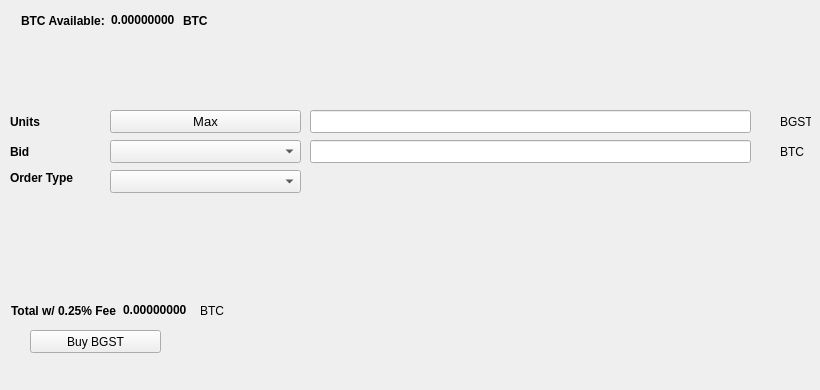
   <widget class="QWidget" name="BuyTab">
    <attribute name="title">
     <string>Buy</string>
    </attribute>
    <widget class="QPushButton" name="BuyBGST">
     <property name="geometry">
      <rect>
       <x>30</x>
       <y>330</y>
       <width>131</width>
       <height>23</height>
      </rect>
     </property>
     <property name="text">
      <string>Buy BGST</string>
     </property>
     <property name="icon">
      <iconset resource="../stotinka.qrc">
       <normaloff>:/icons/bitcoin</normaloff>:/icons/bitcoin</iconset>
     </property>
    </widget>
    <widget class="QLabel" name="label_3">
     <property name="geometry">
      <rect>
       <x>10</x>
       <y>110</y>
       <width>46</width>
       <height>23</height>
      </rect>
     </property>
     <property name="font">
      <font>
       <weight>75</weight>
       <bold>true</bold>
      </font>
     </property>
     <property name="text">
      <string>Units</string>
     </property>
    </widget>
    <widget class="QLineEdit" name="UnitsInput">
     <property name="geometry">
      <rect>
       <x>310</x>
       <y>110</y>
       <width>441</width>
       <height>23</height>
      </rect>
     </property>
     <property name="font">
      <font>
       <pointsize>9</pointsize>
       <weight>75</weight>
       <bold>true</bold>
      </font>
     </property>
    </widget>
    <widget class="QLineEdit" name="BuyBidPriceEdit">
     <property name="geometry">
      <rect>
       <x>310</x>
       <y>140</y>
       <width>441</width>
       <height>23</height>
      </rect>
     </property>
     <property name="font">
      <font>
       <pointsize>9</pointsize>
       <weight>75</weight>
       <bold>true</bold>
      </font>
     </property>
    </widget>
    <widget class="QLabel" name="label_4">
     <property name="geometry">
      <rect>
       <x>780</x>
       <y>110</y>
       <width>31</width>
       <height>23</height>
      </rect>
     </property>
     <property name="text">
      <string>BGST</string>
     </property>
    </widget>
    <widget class="QLabel" name="label_5">
     <property name="geometry">
      <rect>
       <x>780</x>
       <y>140</y>
       <width>31</width>
       <height>23</height>
      </rect>
     </property>
     <property name="text">
      <string>BTC</string>
     </property>
    </widget>
    <widget class="QLabel" name="label_6">
     <property name="geometry">
      <rect>
       <x>10</x>
       <y>140</y>
       <width>46</width>
       <height>23</height>
      </rect>
     </property>
     <property name="font">
      <font>
       <weight>75</weight>
       <bold>true</bold>
      </font>
     </property>
     <property name="text">
      <string>Bid</string>
     </property>
    </widget>
    <widget class="QLabel" name="label_7">
     <property name="geometry">
      <rect>
       <x>10</x>
       <y>170</y>
       <width>91</width>
       <height>16</height>
      </rect>
     </property>
     <property name="font">
      <font>
       <weight>75</weight>
       <bold>true</bold>
      </font>
     </property>
     <property name="text">
      <string>Order Type</string>
     </property>
    </widget>
    <widget class="QPushButton" name="Buy_Max_Amount">
     <property name="geometry">
      <rect>
       <x>110</x>
       <y>110</y>
       <width>191</width>
       <height>23</height>
      </rect>
     </property>
     <property name="font">
      <font>
       <pointsize>10</pointsize>
      </font>
     </property>
     <property name="text">
      <string>Max</string>
     </property>
    </widget>
    <widget class="QComboBox" name="BuyBidcomboBox">
     <property name="geometry">
      <rect>
       <x>110</x>
       <y>140</y>
       <width>191</width>
       <height>23</height>
      </rect>
     </property>
     <property name="font">
      <font>
       <pointsize>10</pointsize>
      </font>
     </property>
    </widget>
    <widget class="QComboBox" name="buyOrdertypeCombo">
     <property name="geometry">
      <rect>
       <x>110</x>
       <y>170</y>
       <width>191</width>
       <height>23</height>
      </rect>
     </property>
     <property name="font">
      <font>
       <pointsize>10</pointsize>
      </font>
     </property>
    </widget>
    <widget class="QWidget" name="layoutWidget1">
     <property name="geometry">
      <rect>
       <x>21</x>
       <y>11</y>
       <width>227</width>
       <height>19</height>
      </rect>
     </property>
     <layout class="QHBoxLayout" name="horizontalLayout_3">
      <item>
       <widget class="QLabel" name="label232">
        <property name="font">
         <font>
          <weight>75</weight>
          <bold>true</bold>
         </font>
        </property>
        <property name="text">
         <string>BTC Available:</string>
        </property>
       </widget>
      </item>
      <item>
       <widget class="QLabel" name="BtcAvailableLbl">
        <property name="palette">
         <palette>
          <active>
           <colorrole role="WindowText">
            <brush brushstyle="SolidPattern">
             <color alpha="255">
              <red>0</red>
              <green>0</green>
              <blue>0</blue>
             </color>
            </brush>
           </colorrole>
           <colorrole role="Button">
            <brush brushstyle="SolidPattern">
             <color alpha="255">
              <red>0</red>
              <green>170</green>
              <blue>0</blue>
             </color>
            </brush>
           </colorrole>
           <colorrole role="Light">
            <brush brushstyle="SolidPattern">
             <color alpha="255">
              <red>0</red>
              <green>255</green>
              <blue>0</blue>
             </color>
            </brush>
           </colorrole>
           <colorrole role="Midlight">
            <brush brushstyle="SolidPattern">
             <color alpha="255">
              <red>0</red>
              <green>212</green>
              <blue>0</blue>
             </color>
            </brush>
           </colorrole>
           <colorrole role="Dark">
            <brush brushstyle="SolidPattern">
             <color alpha="255">
              <red>0</red>
              <green>85</green>
              <blue>0</blue>
             </color>
            </brush>
           </colorrole>
           <colorrole role="Mid">
            <brush brushstyle="SolidPattern">
             <color alpha="255">
              <red>0</red>
              <green>113</green>
              <blue>0</blue>
             </color>
            </brush>
           </colorrole>
           <colorrole role="Text">
            <brush brushstyle="SolidPattern">
             <color alpha="255">
              <red>0</red>
              <green>170</green>
              <blue>0</blue>
             </color>
            </brush>
           </colorrole>
           <colorrole role="BrightText">
            <brush brushstyle="SolidPattern">
             <color alpha="255">
              <red>255</red>
              <green>255</green>
              <blue>255</blue>
             </color>
            </brush>
           </colorrole>
           <colorrole role="ButtonText">
            <brush brushstyle="SolidPattern">
             <color alpha="255">
              <red>0</red>
              <green>0</green>
              <blue>0</blue>
             </color>
            </brush>
           </colorrole>
           <colorrole role="Base">
            <brush brushstyle="SolidPattern">
             <color alpha="255">
              <red>255</red>
              <green>255</green>
              <blue>255</blue>
             </color>
            </brush>
           </colorrole>
           <colorrole role="Window">
            <brush brushstyle="SolidPattern">
             <color alpha="255">
              <red>0</red>
              <green>170</green>
              <blue>0</blue>
             </color>
            </brush>
           </colorrole>
           <colorrole role="Shadow">
            <brush brushstyle="SolidPattern">
             <color alpha="255">
              <red>0</red>
              <green>0</green>
              <blue>0</blue>
             </color>
            </brush>
           </colorrole>
           <colorrole role="AlternateBase">
            <brush brushstyle="SolidPattern">
             <color alpha="255">
              <red>127</red>
              <green>212</green>
              <blue>127</blue>
             </color>
            </brush>
           </colorrole>
           <colorrole role="ToolTipBase">
            <brush brushstyle="SolidPattern">
             <color alpha="255">
              <red>255</red>
              <green>255</green>
              <blue>220</blue>
             </color>
            </brush>
           </colorrole>
           <colorrole role="ToolTipText">
            <brush brushstyle="SolidPattern">
             <color alpha="255">
              <red>0</red>
              <green>0</green>
              <blue>0</blue>
             </color>
            </brush>
           </colorrole>
          </active>
          <inactive>
           <colorrole role="WindowText">
            <brush brushstyle="SolidPattern">
             <color alpha="255">
              <red>0</red>
              <green>0</green>
              <blue>0</blue>
             </color>
            </brush>
           </colorrole>
           <colorrole role="Button">
            <brush brushstyle="SolidPattern">
             <color alpha="255">
              <red>0</red>
              <green>170</green>
              <blue>0</blue>
             </color>
            </brush>
           </colorrole>
           <colorrole role="Light">
            <brush brushstyle="SolidPattern">
             <color alpha="255">
              <red>0</red>
              <green>255</green>
              <blue>0</blue>
             </color>
            </brush>
           </colorrole>
           <colorrole role="Midlight">
            <brush brushstyle="SolidPattern">
             <color alpha="255">
              <red>0</red>
              <green>212</green>
              <blue>0</blue>
             </color>
            </brush>
           </colorrole>
           <colorrole role="Dark">
            <brush brushstyle="SolidPattern">
             <color alpha="255">
              <red>0</red>
              <green>85</green>
              <blue>0</blue>
             </color>
            </brush>
           </colorrole>
           <colorrole role="Mid">
            <brush brushstyle="SolidPattern">
             <color alpha="255">
              <red>0</red>
              <green>113</green>
              <blue>0</blue>
             </color>
            </brush>
           </colorrole>
           <colorrole role="Text">
            <brush brushstyle="SolidPattern">
             <color alpha="255">
              <red>0</red>
              <green>170</green>
              <blue>0</blue>
             </color>
            </brush>
           </colorrole>
           <colorrole role="BrightText">
            <brush brushstyle="SolidPattern">
             <color alpha="255">
              <red>255</red>
              <green>255</green>
              <blue>255</blue>
             </color>
            </brush>
           </colorrole>
           <colorrole role="ButtonText">
            <brush brushstyle="SolidPattern">
             <color alpha="255">
              <red>0</red>
              <green>0</green>
              <blue>0</blue>
             </color>
            </brush>
           </colorrole>
           <colorrole role="Base">
            <brush brushstyle="SolidPattern">
             <color alpha="255">
              <red>255</red>
              <green>255</green>
              <blue>255</blue>
             </color>
            </brush>
           </colorrole>
           <colorrole role="Window">
            <brush brushstyle="SolidPattern">
             <color alpha="255">
              <red>0</red>
              <green>170</green>
              <blue>0</blue>
             </color>
            </brush>
           </colorrole>
           <colorrole role="Shadow">
            <brush brushstyle="SolidPattern">
             <color alpha="255">
              <red>0</red>
              <green>0</green>
              <blue>0</blue>
             </color>
            </brush>
           </colorrole>
           <colorrole role="AlternateBase">
            <brush brushstyle="SolidPattern">
             <color alpha="255">
              <red>127</red>
              <green>212</green>
              <blue>127</blue>
             </color>
            </brush>
           </colorrole>
           <colorrole role="ToolTipBase">
            <brush brushstyle="SolidPattern">
             <color alpha="255">
              <red>255</red>
              <green>255</green>
              <blue>220</blue>
             </color>
            </brush>
           </colorrole>
           <colorrole role="ToolTipText">
            <brush brushstyle="SolidPattern">
             <color alpha="255">
              <red>0</red>
              <green>0</green>
              <blue>0</blue>
             </color>
            </brush>
           </colorrole>
          </inactive>
          <disabled>
           <colorrole role="WindowText">
            <brush brushstyle="SolidPattern">
             <color alpha="255">
              <red>0</red>
              <green>85</green>
              <blue>0</blue>
             </color>
            </brush>
           </colorrole>
           <colorrole role="Button">
            <brush brushstyle="SolidPattern">
             <color alpha="255">
              <red>0</red>
              <green>170</green>
              <blue>0</blue>
             </color>
            </brush>
           </colorrole>
           <colorrole role="Light">
            <brush brushstyle="SolidPattern">
             <color alpha="255">
              <red>0</red>
              <green>255</green>
              <blue>0</blue>
             </color>
            </brush>
           </colorrole>
           <colorrole role="Midlight">
            <brush brushstyle="SolidPattern">
             <color alpha="255">
              <red>0</red>
              <green>212</green>
              <blue>0</blue>
             </color>
            </brush>
           </colorrole>
           <colorrole role="Dark">
            <brush brushstyle="SolidPattern">
             <color alpha="255">
              <red>0</red>
              <green>85</green>
              <blue>0</blue>
             </color>
            </brush>
           </colorrole>
           <colorrole role="Mid">
            <brush brushstyle="SolidPattern">
             <color alpha="255">
              <red>0</red>
              <green>113</green>
              <blue>0</blue>
             </color>
            </brush>
           </colorrole>
           <colorrole role="Text">
            <brush brushstyle="SolidPattern">
             <color alpha="255">
              <red>0</red>
              <green>85</green>
              <blue>0</blue>
             </color>
            </brush>
           </colorrole>
           <colorrole role="BrightText">
            <brush brushstyle="SolidPattern">
             <color alpha="255">
              <red>255</red>
              <green>255</green>
              <blue>255</blue>
             </color>
            </brush>
           </colorrole>
           <colorrole role="ButtonText">
            <brush brushstyle="SolidPattern">
             <color alpha="255">
              <red>0</red>
              <green>85</green>
              <blue>0</blue>
             </color>
            </brush>
           </colorrole>
           <colorrole role="Base">
            <brush brushstyle="SolidPattern">
             <color alpha="255">
              <red>0</red>
              <green>170</green>
              <blue>0</blue>
             </color>
            </brush>
           </colorrole>
           <colorrole role="Window">
            <brush brushstyle="SolidPattern">
             <color alpha="255">
              <red>0</red>
              <green>170</green>
              <blue>0</blue>
             </color>
            </brush>
           </colorrole>
           <colorrole role="Shadow">
            <brush brushstyle="SolidPattern">
             <color alpha="255">
              <red>0</red>
              <green>0</green>
              <blue>0</blue>
             </color>
            </brush>
           </colorrole>
           <colorrole role="AlternateBase">
            <brush brushstyle="SolidPattern">
             <color alpha="255">
              <red>0</red>
              <green>170</green>
              <blue>0</blue>
             </color>
            </brush>
           </colorrole>
           <colorrole role="ToolTipBase">
            <brush brushstyle="SolidPattern">
             <color alpha="255">
              <red>255</red>
              <green>255</green>
              <blue>220</blue>
             </color>
            </brush>
           </colorrole>
           <colorrole role="ToolTipText">
            <brush brushstyle="SolidPattern">
             <color alpha="255">
              <red>0</red>
              <green>0</green>
              <blue>0</blue>
             </color>
            </brush>
           </colorrole>
          </disabled>
         </palette>
        </property>
        <property name="font">
         <font>
          <weight>75</weight>
          <bold>true</bold>
         </font>
        </property>
        <property name="text">
         <string>0.00000000</string>
        </property>
        <property name="textInteractionFlags">
         <set>Qt::LinksAccessibleByMouse|Qt::TextSelectableByKeyboard|Qt::TextSelectableByMouse</set>
        </property>
       </widget>
      </item>
      <item>
       <widget class="QLabel" name="BtcAvailableLbl_2">
        <property name="font">
         <font>
          <weight>75</weight>
          <bold>true</bold>
         </font>
        </property>
        <property name="text">
         <string>BTC</string>
        </property>
       </widget>
      </item>
     </layout>
    </widget>
    <widget class="QWidget" name="layoutWidge2">
     <property name="geometry">
      <rect>
       <x>11</x>
       <y>301</y>
       <width>259</width>
       <height>19</height>
      </rect>
     </property>
     <layout class="QHBoxLayout" name="horizontalLayout_4">
      <item>
       <widget class="QLabel" name="label_9">
        <property name="font">
         <font>
          <weight>75</weight>
          <bold>true</bold>
         </font>
        </property>
        <property name="text">
         <string>Total w/ 0.25% Fee</string>
        </property>
       </widget>
      </item>
      <item>
       <widget class="QLabel" name="BuyCostLabel">
        <property name="palette">
         <palette>
          <active>
           <colorrole role="WindowText">
            <brush brushstyle="SolidPattern">
             <color alpha="255">
              <red>0</red>
              <green>0</green>
              <blue>0</blue>
             </color>
            </brush>
           </colorrole>
           <colorrole role="Button">
            <brush brushstyle="SolidPattern">
             <color alpha="255">
              <red>0</red>
              <green>170</green>
              <blue>0</blue>
             </color>
            </brush>
           </colorrole>
           <colorrole role="Light">
            <brush brushstyle="SolidPattern">
             <color alpha="255">
              <red>0</red>
              <green>255</green>
              <blue>0</blue>
             </color>
            </brush>
           </colorrole>
           <colorrole role="Midlight">
            <brush brushstyle="SolidPattern">
             <color alpha="255">
              <red>0</red>
              <green>212</green>
              <blue>0</blue>
             </color>
            </brush>
           </colorrole>
           <colorrole role="Dark">
            <brush brushstyle="SolidPattern">
             <color alpha="255">
              <red>0</red>
              <green>85</green>
              <blue>0</blue>
             </color>
            </brush>
           </colorrole>
           <colorrole role="Mid">
            <brush brushstyle="SolidPattern">
             <color alpha="255">
              <red>0</red>
              <green>113</green>
              <blue>0</blue>
             </color>
            </brush>
           </colorrole>
           <colorrole role="Text">
            <brush brushstyle="SolidPattern">
             <color alpha="255">
              <red>0</red>
              <green>170</green>
              <blue>0</blue>
             </color>
            </brush>
           </colorrole>
           <colorrole role="BrightText">
            <brush brushstyle="SolidPattern">
             <color alpha="255">
              <red>255</red>
              <green>255</green>
              <blue>255</blue>
             </color>
            </brush>
           </colorrole>
           <colorrole role="ButtonText">
            <brush brushstyle="SolidPattern">
             <color alpha="255">
              <red>0</red>
              <green>0</green>
              <blue>0</blue>
             </color>
            </brush>
           </colorrole>
           <colorrole role="Base">
            <brush brushstyle="SolidPattern">
             <color alpha="255">
              <red>255</red>
              <green>255</green>
              <blue>255</blue>
             </color>
            </brush>
           </colorrole>
           <colorrole role="Window">
            <brush brushstyle="SolidPattern">
             <color alpha="255">
              <red>0</red>
              <green>170</green>
              <blue>0</blue>
             </color>
            </brush>
           </colorrole>
           <colorrole role="Shadow">
            <brush brushstyle="SolidPattern">
             <color alpha="255">
              <red>0</red>
              <green>0</green>
              <blue>0</blue>
             </color>
            </brush>
           </colorrole>
           <colorrole role="AlternateBase">
            <brush brushstyle="SolidPattern">
             <color alpha="255">
              <red>127</red>
              <green>212</green>
              <blue>127</blue>
             </color>
            </brush>
           </colorrole>
           <colorrole role="ToolTipBase">
            <brush brushstyle="SolidPattern">
             <color alpha="255">
              <red>255</red>
              <green>255</green>
              <blue>220</blue>
             </color>
            </brush>
           </colorrole>
           <colorrole role="ToolTipText">
            <brush brushstyle="SolidPattern">
             <color alpha="255">
              <red>0</red>
              <green>0</green>
              <blue>0</blue>
             </color>
            </brush>
           </colorrole>
          </active>
          <inactive>
           <colorrole role="WindowText">
            <brush brushstyle="SolidPattern">
             <color alpha="255">
              <red>0</red>
              <green>0</green>
              <blue>0</blue>
             </color>
            </brush>
           </colorrole>
           <colorrole role="Button">
            <brush brushstyle="SolidPattern">
             <color alpha="255">
              <red>0</red>
              <green>170</green>
              <blue>0</blue>
             </color>
            </brush>
           </colorrole>
           <colorrole role="Light">
            <brush brushstyle="SolidPattern">
             <color alpha="255">
              <red>0</red>
              <green>255</green>
              <blue>0</blue>
             </color>
            </brush>
           </colorrole>
           <colorrole role="Midlight">
            <brush brushstyle="SolidPattern">
             <color alpha="255">
              <red>0</red>
              <green>212</green>
              <blue>0</blue>
             </color>
            </brush>
           </colorrole>
           <colorrole role="Dark">
            <brush brushstyle="SolidPattern">
             <color alpha="255">
              <red>0</red>
              <green>85</green>
              <blue>0</blue>
             </color>
            </brush>
           </colorrole>
           <colorrole role="Mid">
            <brush brushstyle="SolidPattern">
             <color alpha="255">
              <red>0</red>
              <green>113</green>
              <blue>0</blue>
             </color>
            </brush>
           </colorrole>
           <colorrole role="Text">
            <brush brushstyle="SolidPattern">
             <color alpha="255">
              <red>0</red>
              <green>170</green>
              <blue>0</blue>
             </color>
            </brush>
           </colorrole>
           <colorrole role="BrightText">
            <brush brushstyle="SolidPattern">
             <color alpha="255">
              <red>255</red>
              <green>255</green>
              <blue>255</blue>
             </color>
            </brush>
           </colorrole>
           <colorrole role="ButtonText">
            <brush brushstyle="SolidPattern">
             <color alpha="255">
              <red>0</red>
              <green>0</green>
              <blue>0</blue>
             </color>
            </brush>
           </colorrole>
           <colorrole role="Base">
            <brush brushstyle="SolidPattern">
             <color alpha="255">
              <red>255</red>
              <green>255</green>
              <blue>255</blue>
             </color>
            </brush>
           </colorrole>
           <colorrole role="Window">
            <brush brushstyle="SolidPattern">
             <color alpha="255">
              <red>0</red>
              <green>170</green>
              <blue>0</blue>
             </color>
            </brush>
           </colorrole>
           <colorrole role="Shadow">
            <brush brushstyle="SolidPattern">
             <color alpha="255">
              <red>0</red>
              <green>0</green>
              <blue>0</blue>
             </color>
            </brush>
           </colorrole>
           <colorrole role="AlternateBase">
            <brush brushstyle="SolidPattern">
             <color alpha="255">
              <red>127</red>
              <green>212</green>
              <blue>127</blue>
             </color>
            </brush>
           </colorrole>
           <colorrole role="ToolTipBase">
            <brush brushstyle="SolidPattern">
             <color alpha="255">
              <red>255</red>
              <green>255</green>
              <blue>220</blue>
             </color>
            </brush>
           </colorrole>
           <colorrole role="ToolTipText">
            <brush brushstyle="SolidPattern">
             <color alpha="255">
              <red>0</red>
              <green>0</green>
              <blue>0</blue>
             </color>
            </brush>
           </colorrole>
          </inactive>
          <disabled>
           <colorrole role="WindowText">
            <brush brushstyle="SolidPattern">
             <color alpha="255">
              <red>0</red>
              <green>85</green>
              <blue>0</blue>
             </color>
            </brush>
           </colorrole>
           <colorrole role="Button">
            <brush brushstyle="SolidPattern">
             <color alpha="255">
              <red>0</red>
              <green>170</green>
              <blue>0</blue>
             </color>
            </brush>
           </colorrole>
           <colorrole role="Light">
            <brush brushstyle="SolidPattern">
             <color alpha="255">
              <red>0</red>
              <green>255</green>
              <blue>0</blue>
             </color>
            </brush>
           </colorrole>
           <colorrole role="Midlight">
            <brush brushstyle="SolidPattern">
             <color alpha="255">
              <red>0</red>
              <green>212</green>
              <blue>0</blue>
             </color>
            </brush>
           </colorrole>
           <colorrole role="Dark">
            <brush brushstyle="SolidPattern">
             <color alpha="255">
              <red>0</red>
              <green>85</green>
              <blue>0</blue>
             </color>
            </brush>
           </colorrole>
           <colorrole role="Mid">
            <brush brushstyle="SolidPattern">
             <color alpha="255">
              <red>0</red>
              <green>113</green>
              <blue>0</blue>
             </color>
            </brush>
           </colorrole>
           <colorrole role="Text">
            <brush brushstyle="SolidPattern">
             <color alpha="255">
              <red>0</red>
              <green>85</green>
              <blue>0</blue>
             </color>
            </brush>
           </colorrole>
           <colorrole role="BrightText">
            <brush brushstyle="SolidPattern">
             <color alpha="255">
              <red>255</red>
              <green>255</green>
              <blue>255</blue>
             </color>
            </brush>
           </colorrole>
           <colorrole role="ButtonText">
            <brush brushstyle="SolidPattern">
             <color alpha="255">
              <red>0</red>
              <green>85</green>
              <blue>0</blue>
             </color>
            </brush>
           </colorrole>
           <colorrole role="Base">
            <brush brushstyle="SolidPattern">
             <color alpha="255">
              <red>0</red>
              <green>170</green>
              <blue>0</blue>
             </color>
            </brush>
           </colorrole>
           <colorrole role="Window">
            <brush brushstyle="SolidPattern">
             <color alpha="255">
              <red>0</red>
              <green>170</green>
              <blue>0</blue>
             </color>
            </brush>
           </colorrole>
           <colorrole role="Shadow">
            <brush brushstyle="SolidPattern">
             <color alpha="255">
              <red>0</red>
              <green>0</green>
              <blue>0</blue>
             </color>
            </brush>
           </colorrole>
           <colorrole role="AlternateBase">
            <brush brushstyle="SolidPattern">
             <color alpha="255">
              <red>0</red>
              <green>170</green>
              <blue>0</blue>
             </color>
            </brush>
           </colorrole>
           <colorrole role="ToolTipBase">
            <brush brushstyle="SolidPattern">
             <color alpha="255">
              <red>255</red>
              <green>255</green>
              <blue>220</blue>
             </color>
            </brush>
           </colorrole>
           <colorrole role="ToolTipText">
            <brush brushstyle="SolidPattern">
             <color alpha="255">
              <red>0</red>
              <green>0</green>
              <blue>0</blue>
             </color>
            </brush>
           </colorrole>
          </disabled>
         </palette>
        </property>
        <property name="font">
         <font>
          <weight>75</weight>
          <bold>true</bold>
         </font>
        </property>
        <property name="autoFillBackground">
         <bool>false</bool>
        </property>
        <property name="text">
         <string>0.00000000</string>
        </property>
        <property name="textInteractionFlags">
         <set>Qt::LinksAccessibleByMouse|Qt::TextSelectableByMouse</set>
        </property>
       </widget>
      </item>
      <item>
       <widget class="QLabel" name="label_10">
        <property name="font">
         <font>
          <weight>50</weight>
          <bold>false</bold>
         </font>
        </property>
        <property name="text">
         <string>BTC</string>
        </property>
       </widget>
      </item>
     </layout>
    </widget>
    <widget class="QLabel" name="label_24">
     <property name="geometry">
      <rect>
       <x>460</x>
       <y>300</y>
       <width>281</width>
       <height>81</height>
      </rect>
     </property>
     <property name="text">
      <string/>
     </property>
     <property name="pixmap">
      <pixmap>:/images/bittrex</pixmap>
     </property>
    </widget>
   </widget>
